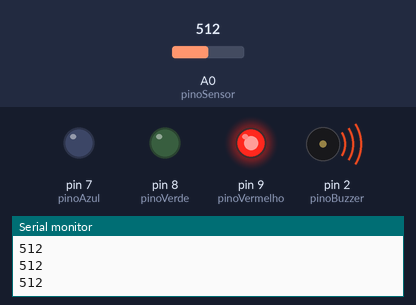
Recording of a sketch running on a simulated Arduino Uno, built with avr-gcc and run on an emulated ATmega328P. Shown: output pins drawn as LEDs (lit = HIGH), buzzer (waves = sounding, pin HIGH), the last lines printed to the serial monitor. Inputs (shaded band) come from the test bench; at power-on: A0 (pinoSensor) = 512.

Above: at 1.2 s.
1.3 s: A0 (pinoSensor) set to 316
2.8 s: A0 (pinoSensor) set to 287
At 4.0 s:
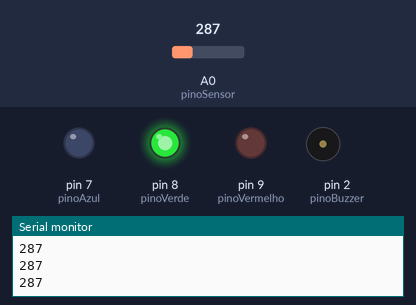
4.3 s: A0 (pinoSensor) set to 306
At 5.3 s:
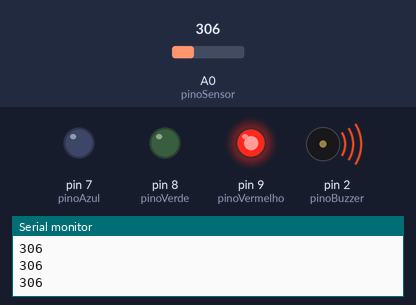
5.8 s: A0 (pinoSensor) set to 122
At 6.5 s:
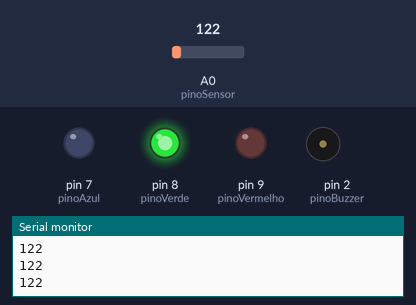
Timing chart, 0 to 8.3 s (numbered marks = the images above; inputs shaded):
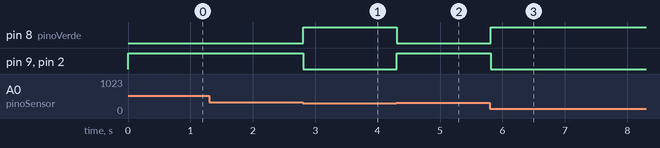

The sketch:

arduinobolsa.ino
```cpp
const int pinoBuzzer = 2; //PINO DIGITAL UTILIZADO PELO BUZZER
const int pinoSensor = A0; //PINO DIGITAL UTILIZADO PELO SENSOR
const int pinoVermelho = 9; //PINO DIGITAL UTILIZADO PELO SENSOR
const int pinoVerde = 8; //PINO DIGITAL UTILIZADO PELO SENSOR
const int pinoAzul = 7; //PINO DIGITAL UTILIZADO PELO SENSOR
const int leituraSensor = 300;
void setup(){
  pinMode(pinoSensor, INPUT); //DEFINE O PINO COMO ENTRADA
  pinMode(pinoBuzzer, OUTPUT); //DEFINE O PINO COMO SAÍDA
  pinMode(pinoVermelho, OUTPUT); //DEFINE O PINO COMO SAÍDA
  pinMode(pinoVerde, OUTPUT); //DEFINE O PINO COMO SAÍDA
  pinMode(pinoAzul, OUTPUT); //DEFINE O PINO COMO SAÍDA
  digitalWrite(pinoBuzzer, LOW); //LED INICIA DESLIGADO
  Serial.begin(9600);
}

void loop(){
 int valorAnalogico = analogRead(pinoSensor);
  Serial.println(valorAnalogico);
  if(valorAnalogico > leituraSensor){ //SE A LEITURA DO PINO FOR IGUAL A LOW, FAZ
      digitalWrite(pinoVermelho, HIGH); //ACENDE O LED
      digitalWrite(pinoBuzzer, HIGH);
      digitalWrite(pinoVerde, LOW);
      digitalWrite(pinoAzul, LOW);
  }else{ //SENÃO, FAZ
      digitalWrite(pinoVermelho, LOW); //ACENDE O LED
      digitalWrite(pinoBuzzer, LOW);
      digitalWrite(pinoVerde, HIGH);
      digitalWrite(pinoAzul, LOW);
  }
}
```

Measured:
- the behaviour switches between 301 and 300 on A0 (pinoSensor) (found by bisection; images 0 and 1)
- after the input at 2.8 s, pin 8 (pinoVerde): LOW → HIGH at once; pin 9 (pinoVermelho), pin 2 (pinoBuzzer): HIGH → LOW at once
- after the input at 4.3 s, pin 8 (pinoVerde): HIGH → LOW at once; pin 9 (pinoVermelho), pin 2 (pinoBuzzer): LOW → HIGH at once
- after the input at 5.8 s, pin 8 (pinoVerde): LOW → HIGH at once; pin 9 (pinoVermelho), pin 2 (pinoBuzzer): HIGH → LOW at once
